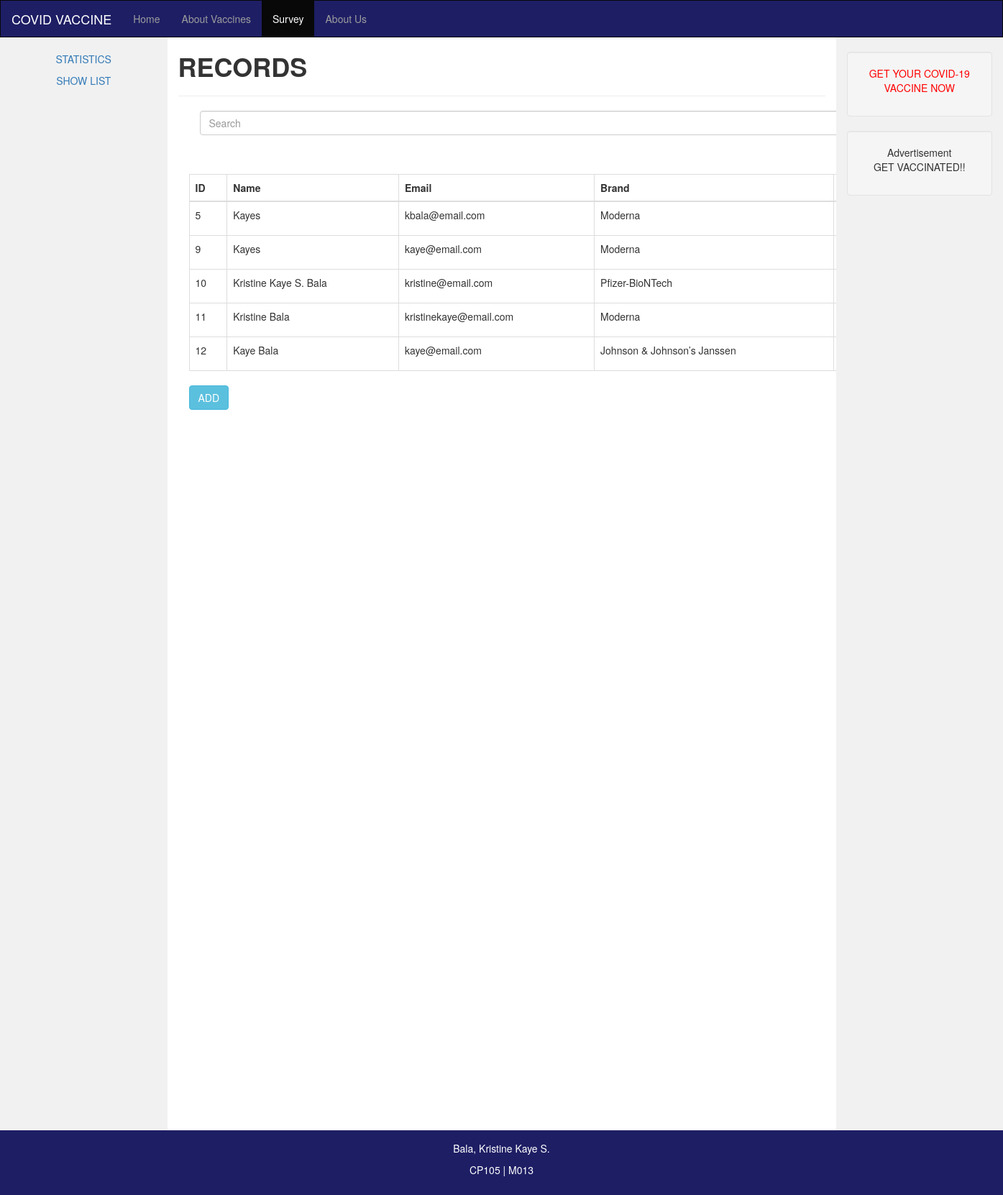
Page /list/ on the committed database.
### final/models.py (models this page shows, shortened)
class Person(models.Model):
    name = models.CharField(max_length = 200)
    email = models.EmailField(max_length = 200)
    brand = models.CharField(max_length = 50)

### final/views.py (the view)
# urls.py: path('list/', views.list_view, name = 'list'),
def list_view(request):
    context ={}
    context["dataset"] = Person.objects.all()
    return render(request, "list_view.html", context)

### final/templates/list_view.html (shortened to what this page needs)
{% extends 'base.html' %}
{% block nav %}
<div class="collapse navbar-collapse" id="myNavbar">
    <ul class="nav navbar-nav">
        <li><a href="{% url 'home' %}">Home</a></li>
        <li><a href="{% url 'about' %}">About Vaccines</a></li>
        <li class="active"><a href="{% url 'survey' %}">Survey</a></li>
        <li><a href="{% url 'us' %}">About Us</a></li>
    </ul>
</div>
{% endblock nav %}
{% block content %}
<div class="container-fluid text-center">
    <div class="row content">
        <div class="col-sm-2 sidenav">
            <p><a href="https://covid19.who.int/region/wpro/country/ph" data-sf-ec-immutable="">STATISTICS</a></p>
            <p><a href="{% url 'list' %}">SHOW LIST</a></p>
        </div>
        <div class="col-sm-8 text-left">
            <h1><strong>RECORDS</strong></h1>
            <hr>
            <div class="container">
                <form class="d-flex" method="POST" action="{% url 'search' %}">
                    <div class="col-xs-11">
                        <input class="form-control me-2" type="search" placeholder="Search"
                                aria-label="Search" name="searched">
                        <br>
                    </div>
                    <div class="col-xs-11 text-right">
                        <button class="btn btn-outline-secondary" type="submit">Search</button>
                    </div>
                </form>
                <table class="table table-bordered">
                    <thead>
                    <tr>
                        <th>ID</th>
                        <th>Name</th>
                        <th>Email</th>
                        <th>Brand</th>
                    </tr>
                    </thead>
                    <tbody>
                        {% for data in dataset %}
                            <tr>
                                <td>{{ data.id }}</td>
                                <td>{{ data.name }}</td>
                                <td>{{ data.email }}</td>
                                <td>{{ data.brand }}</td>
                                <td>
                                    <div class="col-xs-11 text-left">
                                        <a href="update/{{ data.id }}/" class="btn btn-sm btn-info">Edit</a>
                                        <a href="delete/{{ data.id }}/" class="btn btn-sm btn-danger">Delete</a>
                                    </div>
                                </td>
                            </tr>
                        {% endfor %}
                    </tbody>
                </table>
                <a href="{% url 'create' %}" class="btn btn-info">ADD</a>
            </div>
        </div>
        <div class="col-sm-2 sidenav">
            <div class="well">
                <p style="color:red">GET YOUR COVID-19 VACCINE NOW</p>
            </div>
            <div class="well">
                <p>
                    Advertisement <br>
                    GET VACCINATED!!
                </p>
            </div>
        </div>
    </div>
</div>
{% endblock %}

### final/templates/base.html (shortened to what this page needs)
<!DOCTYPE html>
<html lang="en">
<head>
  <link rel="stylesheet" href="https://maxcdn.bootstrapcdn.com/bootstrap/3.4.1/css/bootstrap.min.css">
</head>
  <body>
    <nav class="navbar navbar-inverse">
      <div class="container-fluid">
        <div class="navbar-header">
          <a style="color: white;" class="navbar-brand">COVID VACCINE</a>
        </div>
        {% block nav %}{% endblock nav %}
      </div>
    </nav>
  {% block content %}
  {% endblock %}
  <footer class="container-fluid text-center">
    <p>Bala, Kristine Kaye S.</p>
    <p>CP105 | M013</p>
  </footer>
</body>
</html>

### final/templates/base.html (style rules this page uses)
.navbar { margin-bottom: 0; border-radius: 0; background-color: rgb(30, 30, 101); }
.row.content { height: 1080px; }
.sidenav { padding-top: 20px; background-color: #f1f1f1; height: 1520px; }
footer { background-color:rgb(30, 30, 101); color: white; padding: 15px; }

### rows in the picture
Person: id "5", name "Kayes", email "kbala@email.com", brand "Moderna"
Person: id "9", name "Kayes", email "kaye@email.com", brand "Moderna"
Person: id "10", name "Kristine Kaye S. Bala", email "kristine@email.com", brand "Pfizer-BioNTech"
Person: id "11", name "Kristine Bala", email "kristinekaye@email.com", brand "Moderna"
Person: id "12", name "Kaye Bala", email "kaye@email.com", brand "Johnson & Johnson’s Janssen"
